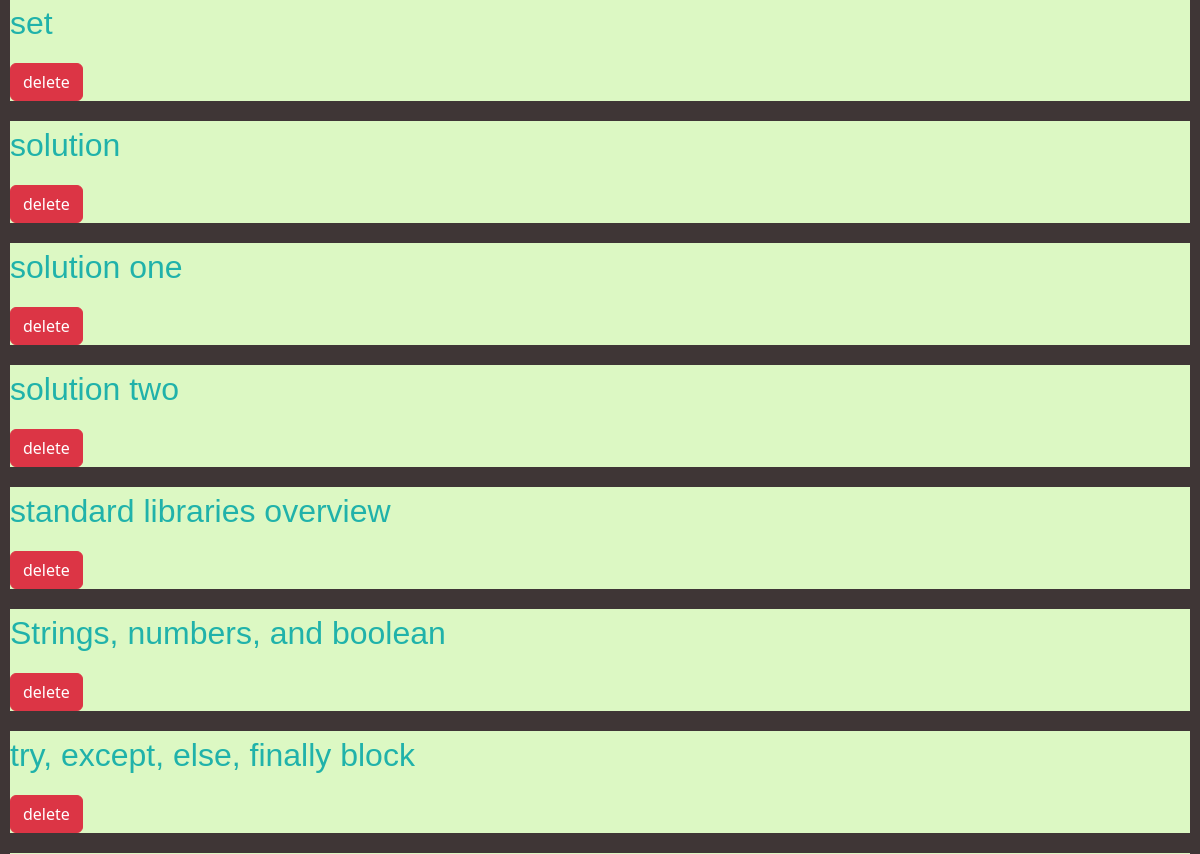
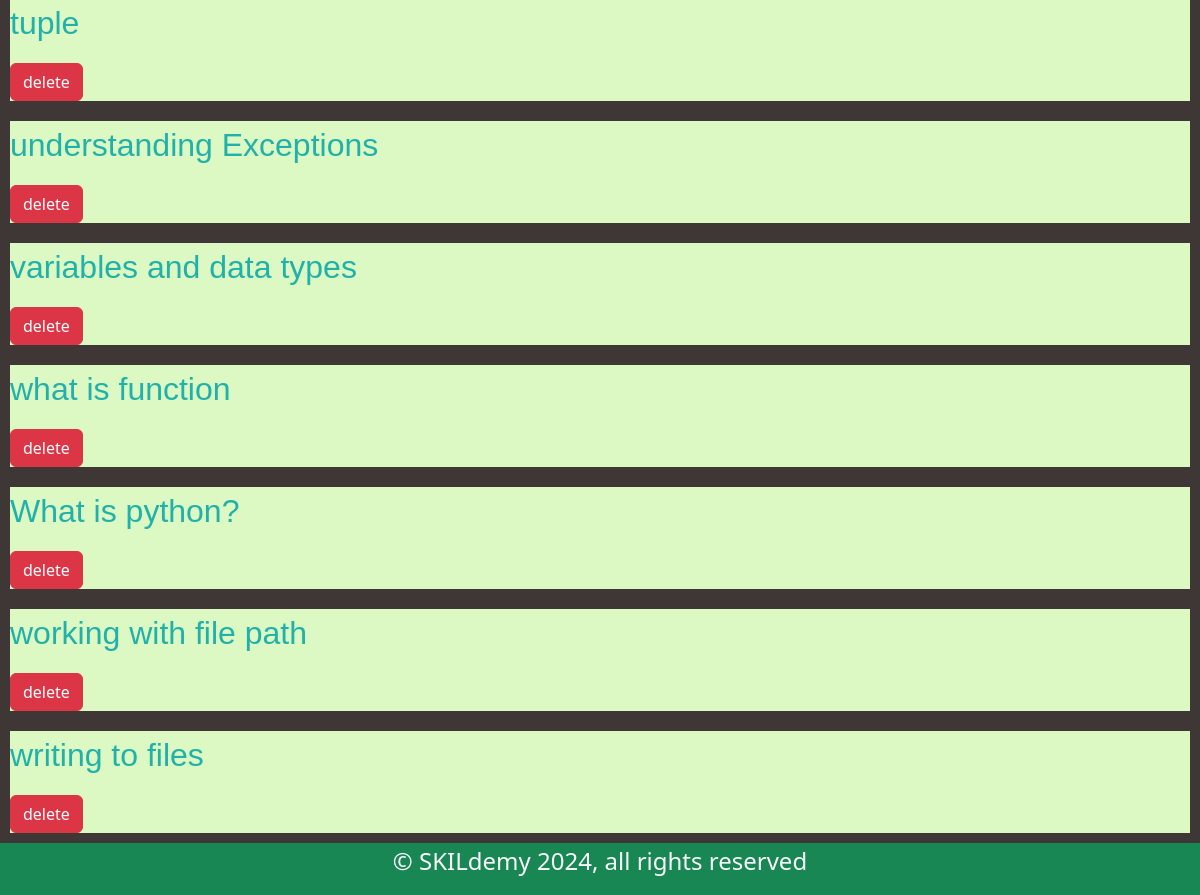
Page /sts_avail (lower part) on the earlier database version (2 pictures, top to bottom).
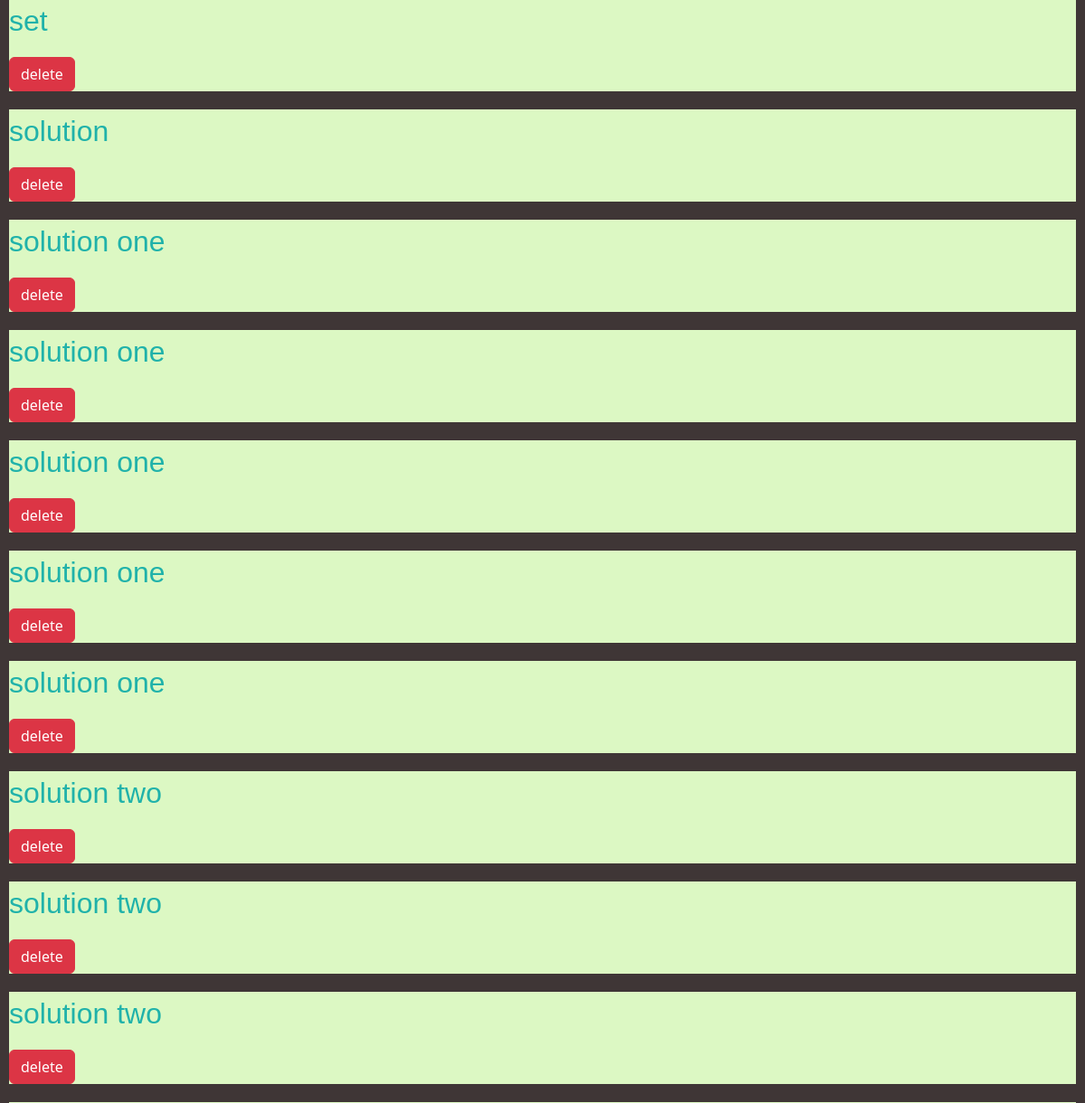
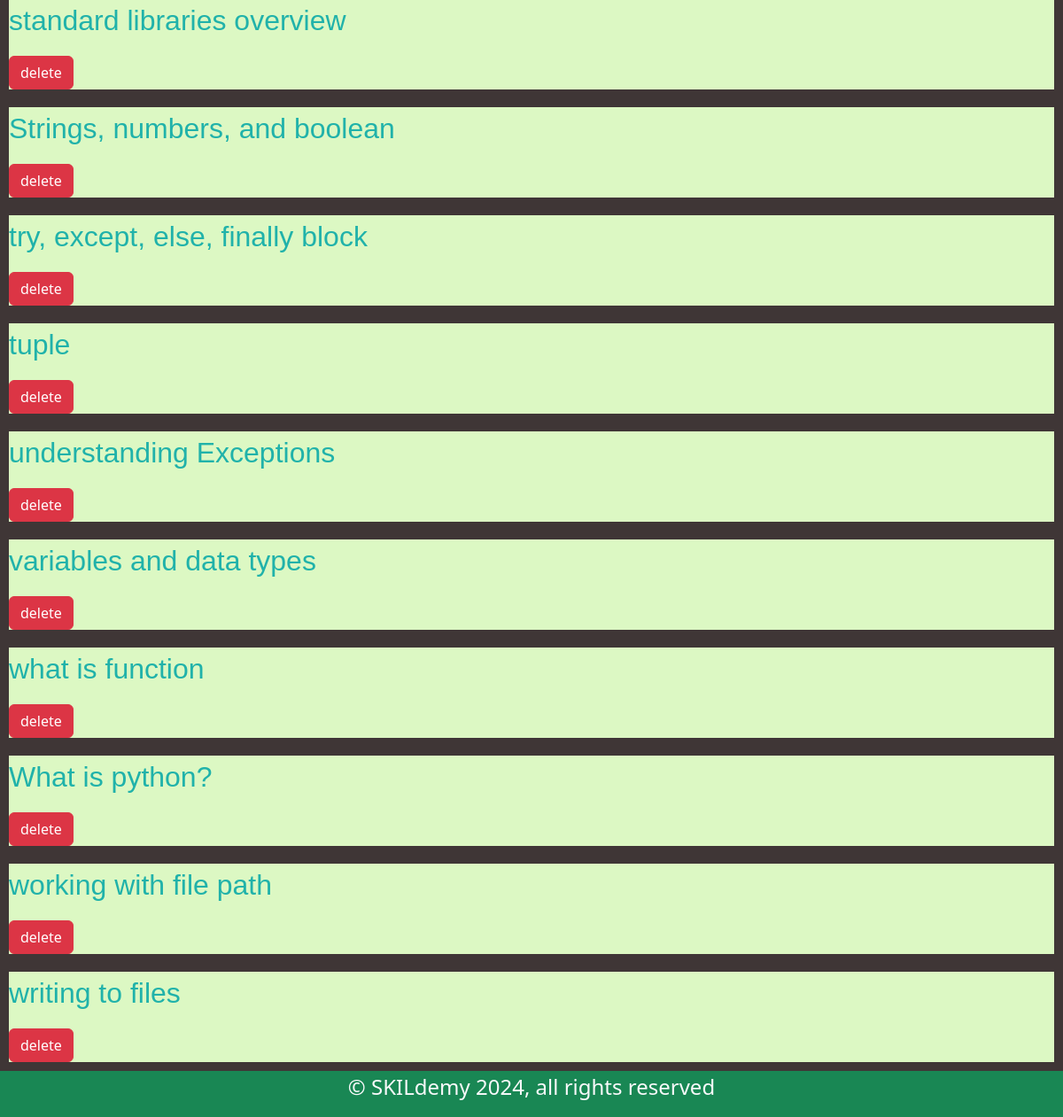
Same page on the later database version (2 pictures, top to bottom).
### learning_platform/models/models.py (models this page shows, shortened)
class SubTopic(db.Model):
    __tablename__ = "subtopic"
    id = db.Column(
        db.String(36),
        primary_key=True,
        default=lambda: str(
            uuid.uuid4()))
    name = db.Column(db.String(80), nullable=False)
    desc = db.Column(db.String(250), nullable=True)
    name_a = db.Column(db.String(80), nullable=True)
    created_at = db.Column(db.DateTime(timezone=True), default=func.now())
    updated_at = db.Column(db.DateTime(timezone=True), default=func.now())
    topic_id = db.Column(db.String(36), db.ForeignKey('topic.id'))
    course_id = db.Column(db.String(36), db.ForeignKey('course.id'))
    timetask_id = db.Column(db.String(36), db.ForeignKey('timetask.id'))

### learning_platform/views/admin.py (the view)
@admin_bp.route('/sts_avail', methods=['GET', 'POST'])
def sts_avail():
    cst = SubTopic.query.all()
    return render_template('content_management/delete_subtopic.html', cst=cst)

### learning_platform/templates/content_management/delete_subtopic.html (shortened to what this page needs)
<!DOCTYPE html>
<html lang="en">
<head>
    {% extends "base.html" %}
    {% block main %}
    {% for _item in cst|sort(attribute='name') %}
        <div style="
                    background-color: rgb(220, 248, 195);
                    margin-bottom: 25; border: 10px solid rgb(63, 54, 54);">
            <p class="fs-2 text-start" style="color: lightseagreen;
                    font-family: 'Lucida Sans', 'Lucida Sans Regular',
                    'Lucida Grande', 'Lucida Sans Unicode', Geneva,
                    Verdana, sans-serif;">
                {{ _item.name }}
            </p>
            <a class="btn btn-danger" href="{{ url_for('admin.del_subtopic', st_id=_item.id)}}">
                delete
            </a>
        </div>
    {% endfor %}
    {% endblock %}

### learning_platform/templates/base.html (shortened to what this page needs)
<!DOCTYPE html>
<html lang="en">
   <head>
  <link rel="stylesheet" href="{{ url_for('static', filename='css/bootstrap.min.css') }}">
  <link rel="stylesheet" href="{{ url_for('static', filename='css/style.css') }}">
   </head>
    <body class="d-flex flex-column vh-100">
      {% block body %}
      <main class="flex-grow-1">
        {% block main %}{% endblock main %}
      </main>
      <footer class="bg-success text-center fs-4 text-light">{% block footer %} <p>&copy; SKILdemy 2024, all rights reserved</p> {% endblock footer %}</footer>
      {% endblock %}
    </body>
</html>

### learning_platform/static/css/style.css (style rules this page uses)
body { background-color: rgb(23, 24, 23); }
footer { background-color: rgb(39, 32, 32); }

Differences in the rows shown:
added SubTopic: name "solution one"
added SubTopic: name "solution one"
added SubTopic: name "solution one"
added SubTopic: name "solution one"
added SubTopic: name "solution two"
added SubTopic: name "solution two"
